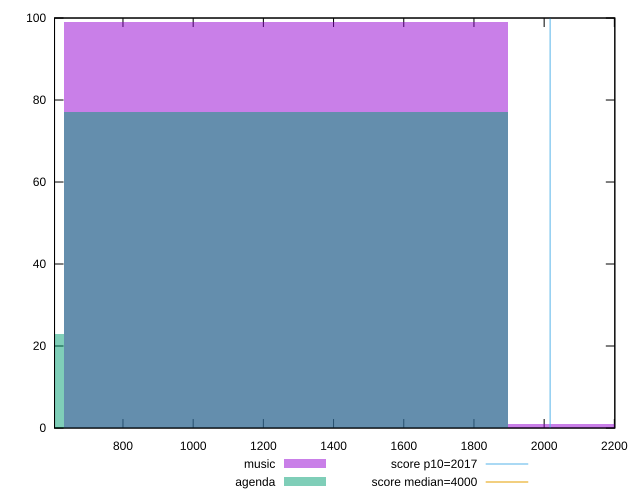

This chart was generated by the following gnuplot code:
reset

$music <<EOF
2529.494777293177 1
1264.7473886465884 99
EOF

$agenda <<EOF
1264.7473886465884 77
0 23
EOF

set key outside below
set boxwidth 1264.7473886465884
set xrange [605.0000000000002:2201.3560000000007]
set yrange [0:100]
set trange [0:100]
set style fill transparent solid 0.5 noborder

set parametric
set terminal svg size 640, 500 enhanced background rgb 'white'
set output "reports/report_00032_2021-02-25T10-28-15.087Z/mainthread-work-breakdown/comparison/histogram/0_vs_1.svg"

plot $music title "music" with boxes, \
     $agenda title "agenda" with boxes, \
     2017,t title "score p10=2017", \
     4000,t title "score median=4000"

reset
